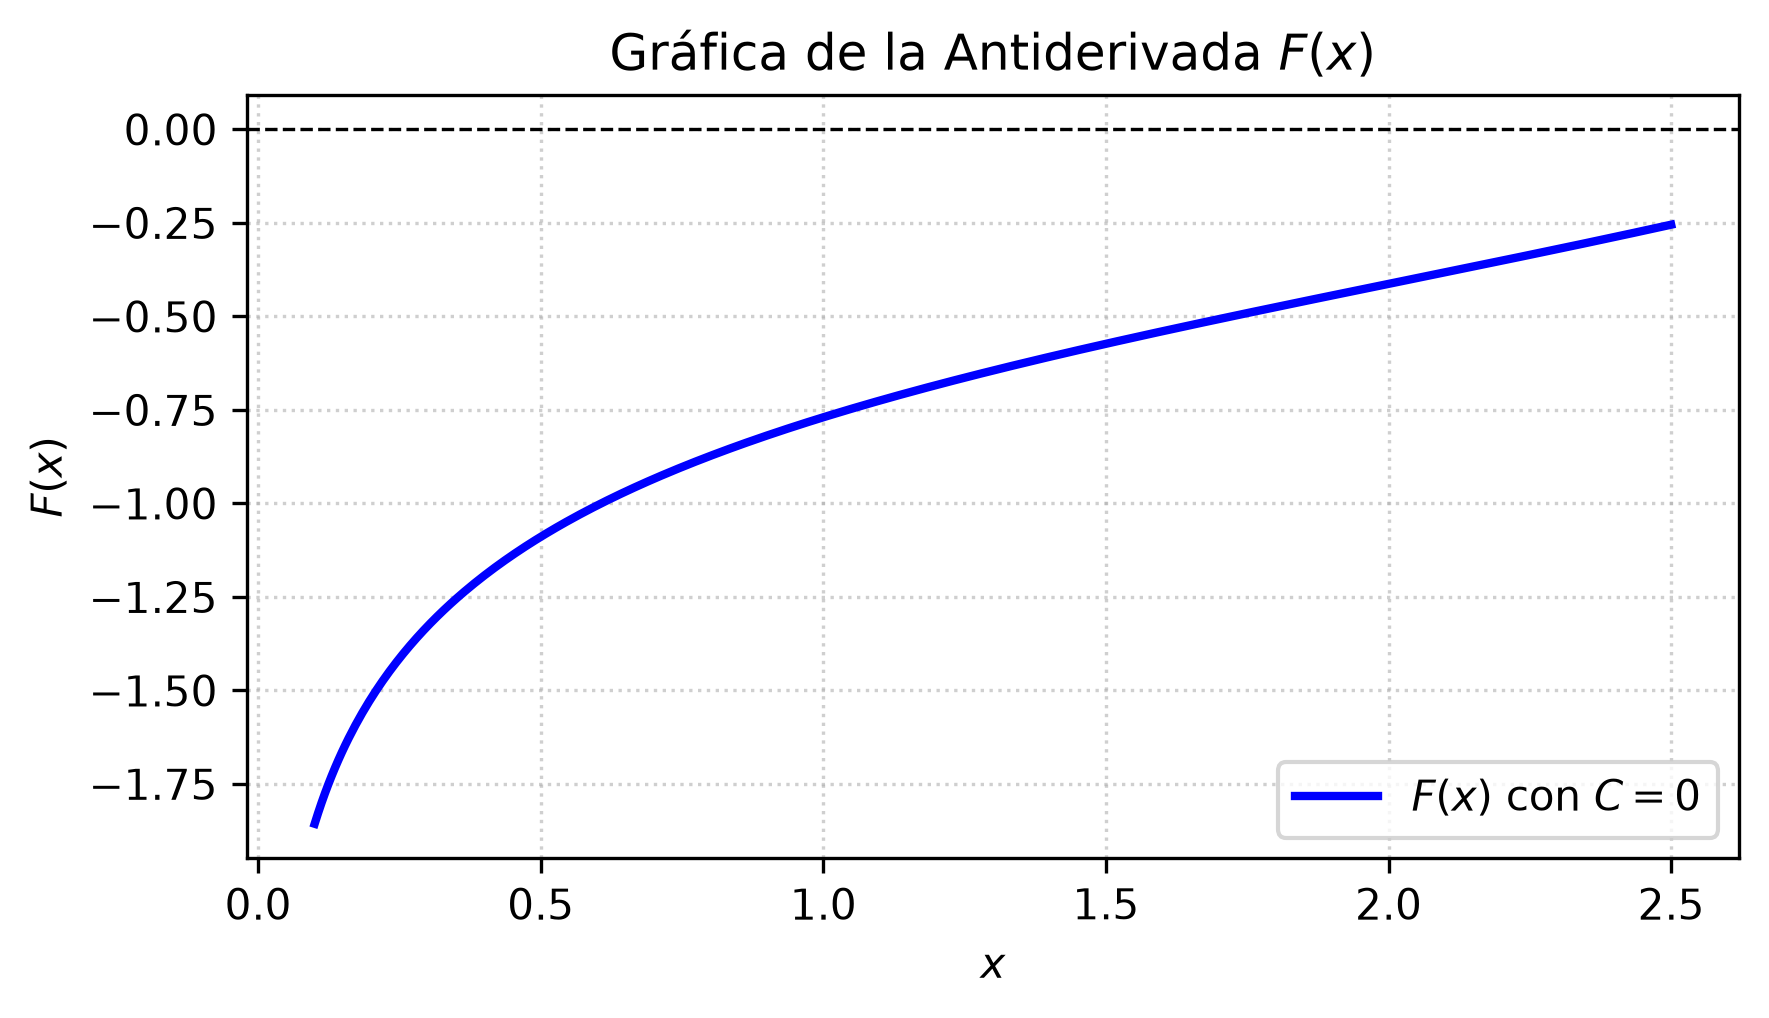

Source code (Python):
import matplotlib
matplotlib.use('Agg')
import numpy as np
import matplotlib.pyplot as plt

# Definir el dominio para la función y la antiderivada (evitando singularidades)
x = np.linspace(0.1, 2.5, 400)

# Antiderivada F(x) con C = 0
def F(x):
    z = np.tan(x / 2.0)
    # Evitar división por cero o logaritmos de números negativos
    val = z / (z + 2.0)
    return 0.5 * np.log(np.abs(val))

y = F(x)

plt.figure(figsize=(6, 3.5))
plt.plot(x, y, label=r'$F(x)$ con $C=0$', color='blue', linewidth=2)
plt.title(r'Gráfica de la Antiderivada $F(x)$')
plt.xlabel(r'$x$')
plt.ylabel(r'$F(x)$')
plt.axhline(0, color='black', linewidth=0.8, linestyle='--')
plt.grid(True, linestyle=':', alpha=0.6)
plt.legend(loc='best')
plt.tight_layout()

plt.savefig(r'semana_04/graficas/SEM04_P12_grafica.png', dpi=300, bbox_inches='tight')
plt.close()
